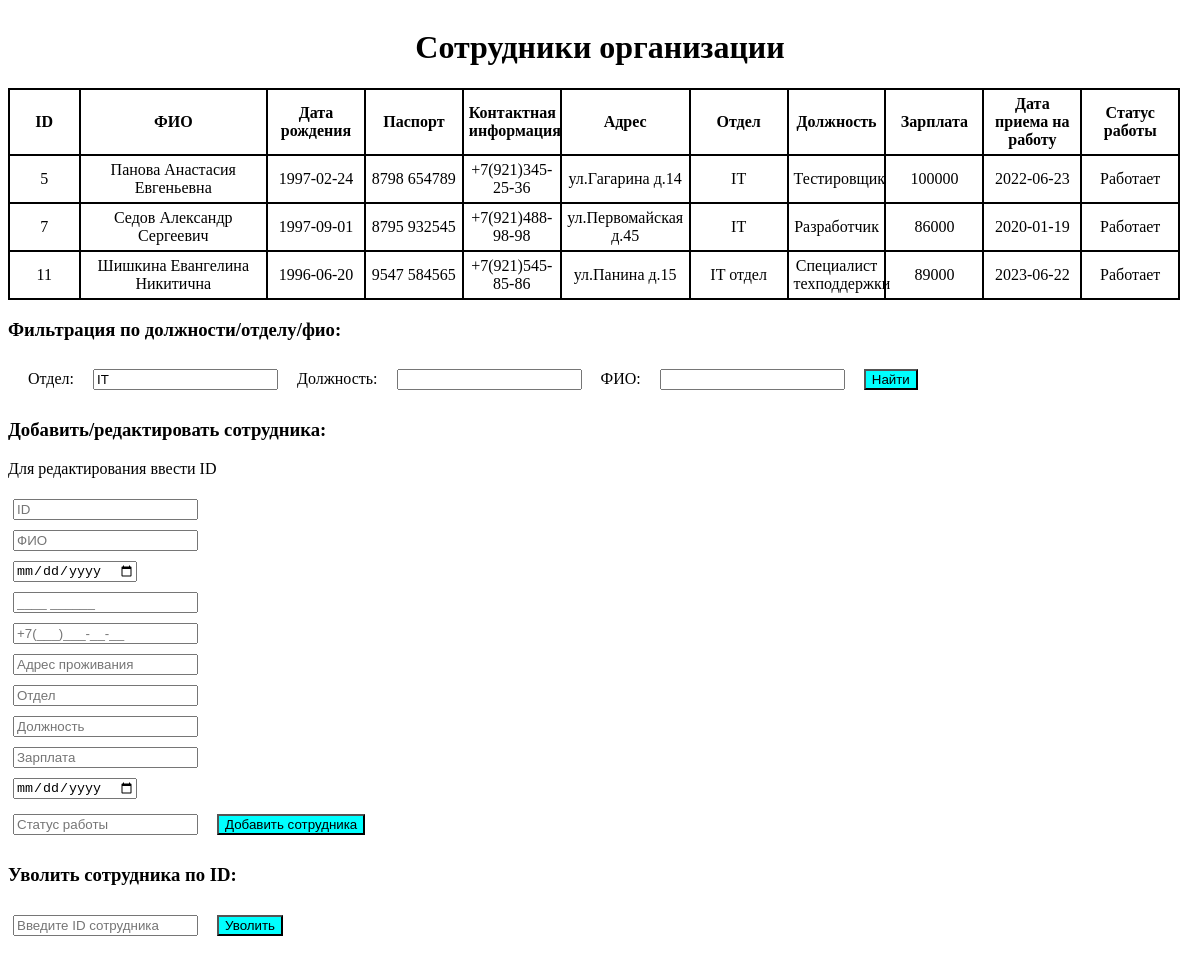
Page /index.php?FOtdel=IT on the committed database.
### tables this page shows
CREATE TABLE `sotr` (
  `ID` int(11) NOT NULL,
  `FIO` varchar(75) NOT NULL,
  `DataRozhdenia` date NOT NULL,
  `Pasport` varchar(15) NOT NULL,
  `KontaktnayaInfa` varchar(75) NOT NULL,
  `Adres` varchar(75) NOT NULL,
  `Otdel` varchar(75) NOT NULL,
  `Dolzhnost` varchar(75) NOT NULL,
  `Zarplata` int(11) NOT NULL,
  `DataPrinatia` date NOT NULL,
  `Statusr` varchar(10) NOT NULL
);

### index.php (the view, shortened to what this page needs)
<!DOCTYPE html>
<html lang="en">
<head>
    <link href="style.css" rel="stylesheet" type="text/css">
</head>
<body>
<?php
require_once 'config.php';
$FOtdel = isset($_GET['FOtdel']) ?$_GET['FOtdel'] : '';
$FDolzhnost = isset($_GET['FDolzhnost']) ?$_GET['FDolzhnost'] : '';$FFIO = isset($_GET['FFIO']) ?$_GET['FFIO'] : '';
$query = "SELECT * FROM sotr WHERE 1=1";
if ($FOtdel) {
    $query .= " AND Otdel LIKE '%$FOtdel%'";
}
$result = mysqli_query($conn, $query);
$list = array();
while ($row = mysqli_fetch_assoc($result)) {
$list[] = $row;
}
?>
<h1>Сотрудники организации</h1>
<table>
<thead>
    <th style=width:5%>ID</th>
    <th style=width:15%;>ФИО</th>
    <th>Дата рождения</th>
    <th>Паспорт</th>
    <th>Контактная информация</th>
    <th style=width:10%;>Адрес</th>
    <th>Отдел</th>
    <th>Должность</th>
    <th>Зарплата</th>
    <th>Дата приема на работу</th>
    <th>Статус работы</th>
</thead>
<tbody>
    <?php foreach($list as $item): ?>
        <tr>
            <td> <?php echo htmlspecialchars($item['ID']);?></td>
            <td> <?php echo htmlspecialchars($item['FIO']);?></td>
            <td> <?php echo htmlspecialchars($item['DataRozhdenia']);?></td>
            <td> <?php echo htmlspecialchars($item['Pasport']);?></td>
            <td> <?php echo htmlspecialchars($item['KontaktnayaInfa']);?></td>
            <td> <?php echo htmlspecialchars($item['Adres']);?></td>
            <td> <?php echo htmlspecialchars($item['Otdel']);?></td>
            <td> <?php echo htmlspecialchars($item['Dolzhnost']);?></td>
            <td> <?php echo htmlspecialchars($item['Zarplata']);?></td>
            <td> <?php echo htmlspecialchars($item['DataPrinatia']);?></td>
            <td> <?php echo htmlspecialchars($item['Statusr']);?></td>
        </tr>
    <?php endforeach; ?>
</tbody>
</table>
<h3> Фильтрация по должности/отделу/фио: </h3>
<form class = "filtr" method="GET" action="">
    <label class = "filtr" for="Otdel">Отдел:</label>
    <input type="text" id="Otdel" name="FOtdel" value="<?php echo htmlspecialchars($FOtdel); ?>">
    <label class = "filtr" for="Dolzhnost">Должность:</label>
    <input type="text" id="Dolzhnost" name="FDolzhnost" value="<?php echo htmlspecialchars($FDolzhnost); ?>">
    <label class = "filtr" for="FIO">ФИО:</label>
    <input type="text" id="FIO" name="FFIO" value="<?php echo htmlspecialchars($FFIO); ?>">
    <button type="submit">Найти</button>
</form>
<h3>Добавить/редактировать сотрудника:</h3>
<p>Для редактирования ввести ID</p>
<form method="POST" action="">
    <input type="text" name="ID" placeholder="ID"><br>
    <input type="text" name="FIO" placeholder="ФИО" required><br>
    <input type="date" name="DataRozhdenia" placeholder="Дата рождения" required><br>
    <input type="text" id="pasport" name="Pasport" placeholder="____ ______" required><br>
    <input type="text" id="phone" name="KontaktnayaInfa" placeholder="+7(___)___-__-__" required><br>
    <input type="text" name="Adres" placeholder="Адрес проживания" required><br>
    <input type="text" name="Otdel" placeholder="Отдел" required><br>
    <input type="text" name="Dolzhnost" placeholder="Должность" required><br>
    <input type="number" name="Zarplata" placeholder="Зарплата" required><br>
    <input type="date" name="DataPrinatia" placeholder="Дата принятия на работу" required><br>
    <input type="text" name="Statusr" placeholder="Статус работы" required>
    <button type="submit">Добавить сотрудника</button>
</form>
<h3>Уволить сотрудника по ID:</h3>
<form method="POST" action="">
    <input type="number" name="id" placeholder="Введите ID сотрудника" required>
    <button type="submit">Уволить</button>
</form>
</body>
</html>

### style.css (style rules this page uses)
h1 { text-align: center; }
body { font-size: 16px; align-content: center; }
table { table-layout: fixed; width: 99%; border-collapse: collapse; border: 2px solid rgb(0, 0, 0); }
th, td { padding: 5px; border: 2px solid rgb(0, 0, 0); text-align: center; }
.filtr { margin: 10px; font-size: 16px; align-content: center; }
button { margin: 10px; background-color:aqua; }
label { margin: 5px; }
input { box-sizing: border-box; margin: 5px; }

### rows in the picture
sotr: ID "5", FIO "Панова Анастасия Евгеньевна", DataRozhdenia "1997-02-24", Pasport "8798 654789", KontaktnayaInfa "+7(921)345-25-36", Adres "ул.Гагарина д.14", Otdel "IT", Dolzhnost "Тестировщик", Zarplata "100000", DataPrinatia "2022-06-23", Statusr "Работает"
sotr: ID "7", FIO "Седов Александр Сергеевич", DataRozhdenia "1997-09-01", Pasport "8795 932545", KontaktnayaInfa "+7(921)488-98-98", Adres "ул.Первомайская д.45", Otdel "IT", Dolzhnost "Разработчик", Zarplata "86000", DataPrinatia "2020-01-19", Statusr "Работает"
sotr: ID "11", FIO "Шишкина Евангелина Никитична", DataRozhdenia "1996-06-20", Pasport "9547 584565", KontaktnayaInfa "+7(921)545-85-86", Adres "ул.Панина д.15", Otdel "IT отдел", Dolzhnost "Специалист техподдержки", Zarplata "89000", DataPrinatia "2023-06-22", Statusr "Работает"
